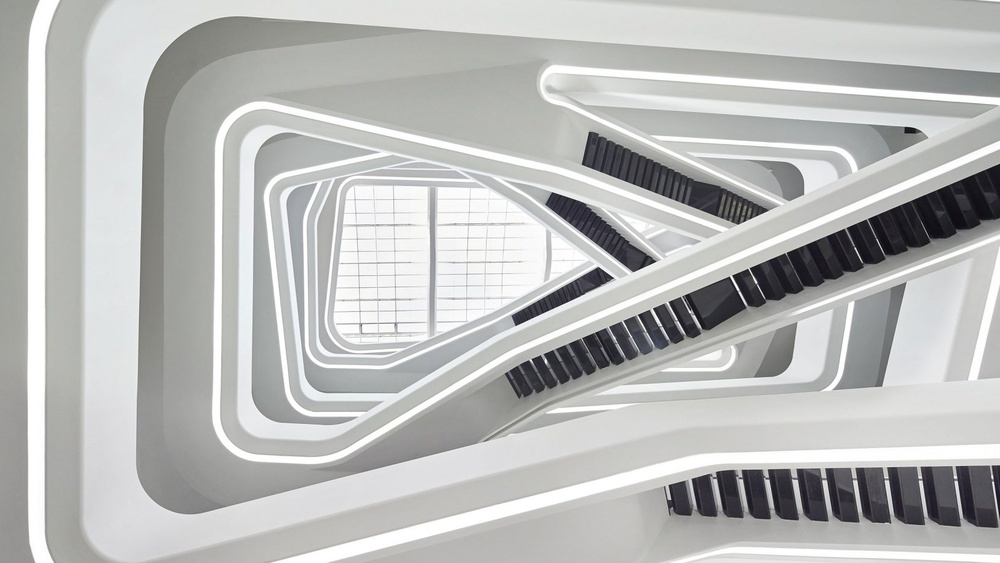
#> input picture feature-detection-and-description/SIFT/input-files/zaha-hadid.jpg, 1000 x 563 px, shrunk from 1660 x 935 before the run, found by its file name
$ python SIFT-method-2.py
#> lines starting #> are read from the running program, lines starting #| are printed output that depends on the picture
import cv2 as cv

img = cv.imread("input-files/zaha-hadid.jpg")
#> img is the input picture: shape (563, 1000, 3); mean B, G, R 185.2, 186.3, 185.5
gray = cv.cvtColor(img, cv.COLOR_BGR2GRAY)
sift = cv.xfeatures2d.SIFT_create()
kp = sift.detect(gray, None)
#> kp = 629 keypoints; strongest (x, y, size): (738, 289, 2), (546, 361, 2.4), (597, 278, 13.3), (955, 477, 2.3)
kp, des = sift.compute(gray, kp)
img=cv.drawKeypoints(gray, kp, img, \
                     flags=cv.DRAW_MATCHES_FLAGS_DRAW_RICH_KEYPOINTS)
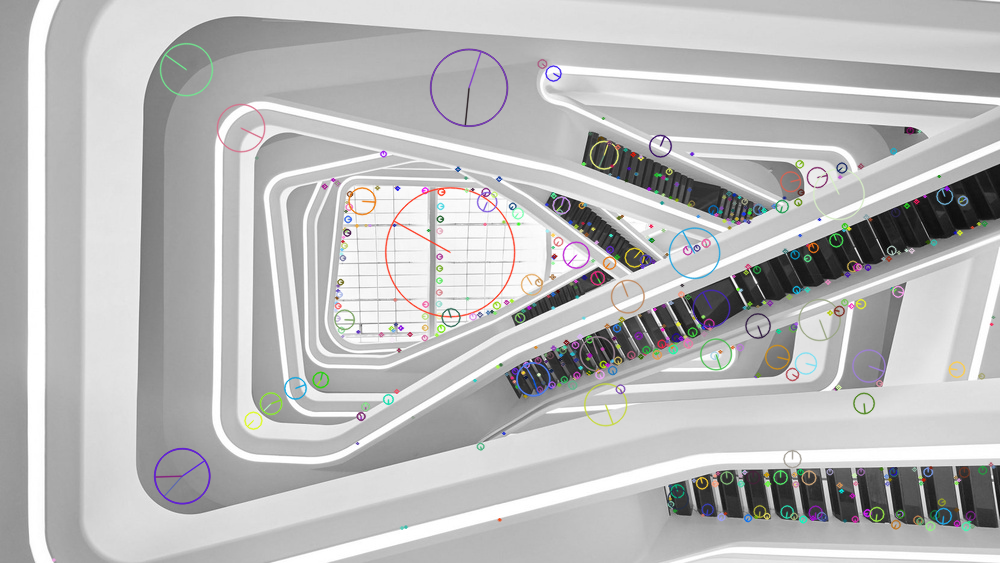
#> img: shape (563, 1000, 3); mean B, G, R 185.5, 185.5, 185.7
# cv.imwrite("output-files/sift_keypoints_4.jpg", img)
cv.imshow("Result", img)
k = cv.waitKey(0)
#> (key Esc is pressed here)
if k == 27:
    cv.destroyAllWindows()
